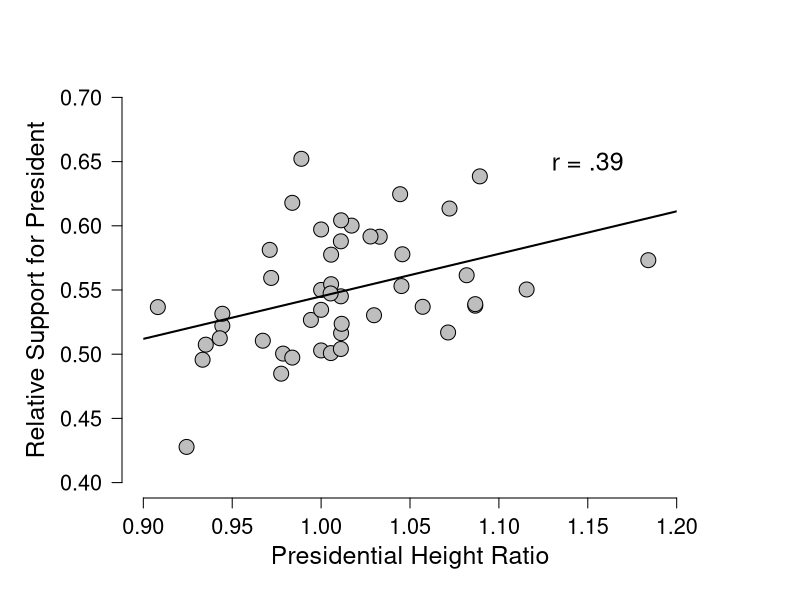

Write R code to recreate this figure.
# Presidential data up to and including 2008; data from Stulp et al. 2013
# rm(list=ls())
# height of president divided by height of most successful opponent: 
height.ratio <- c(0.924324324, 1.081871345, 1, 0.971098266, 1.029761905,
   0.935135135, 0.994252874, 0.908163265, 1.045714286, 1.18404908,
   1.115606936, 0.971910112, 0.97752809, 0.978609626, 1,
   0.933333333, 1.071428571, 0.944444444, 0.944444444, 1.017142857,
   1.011111111, 1.011235955, 1.011235955, 1.089285714, 0.988888889,
   1.011111111, 1.032967033, 1.044444444, 1, 1.086705202,
   1.011560694, 1.005617978, 1.005617978, 1.005494505, 1.072222222,
   1.011111111, 0.983783784, 0.967213115, 1.04519774, 1.027777778,
   1.086705202, 1, 1.005347594, 0.983783784, 0.943005181, 1.057142857)

# proportion popular vote for president vs most successful opponent
# NB can be lower than .5 because popolar vote does not decide election
pop.vote <- c(0.427780852, 0.56148981, 0.597141922, 0.581254292, 0.530344067,
  0.507425996, 0.526679292, 0.536690951, 0.577825976, 0.573225387,
  0.550410082, 0.559380032, 0.484823958, 0.500466176, 0.502934212,
  0.49569636, 0.516904414, 0.522050547, 0.531494442, 0.60014892, 
  0.545079801, 0.604274986, 0.51635906, 0.63850958, 0.652184407, 
  0.587920412, 0.5914898, 0.624614752, 0.550040193, 0.537771958, 
  0.523673642, 0.554517134, 0.577511576, 0.500856251, 0.613444534, 
  0.504063153, 0.617883695, 0.51049949, 0.553073235, 0.59166415, 
  0.538982024, 0.53455133, 0.547304058, 0.497350649, 0.512424242, 
  0.536914796)
           
# cor.test(height.ratio,pop.vote)
library(plotrix) # package plotrix is needed for function "ablineclip""
# if the following line and the line containing "dev.off()" are executed, the plot will be saved as a png file in the current working directory
# png("Presidental.png", width = 18, height = 18, units = "cm", res = 800, pointsize = 10) 
op <- par(cex.main = 1.5, mar = c(5, 6, 4, 5) + 0.1, mgp = c(3.5, 1, 0), cex.lab = 1.5 , font.lab = 2, cex.axis = 1.3, bty = "n", las = 1)
plot(height.ratio, pop.vote, col = "black", pch = 21, bg = "grey", cex = 2,
     xlim = c(.90,1.20), ylim = c(.40,.70), ylab = "", xlab = "", axes = FALSE)
axis(1)
axis(2) 
reg1 <- lm(pop.vote ~ height.ratio)
ablineclip(reg1, lwd = 2,x1 = .9, x2 = 1.2) 
par(las = 0)
mtext("Presidential Height Ratio", side = 1, line = 2.5, cex = 1.5)
mtext("Relative Support for President", side = 2, line = 3.7, cex = 1.5)
text(1.15, .65, "r = .39", cex = 1.5)
